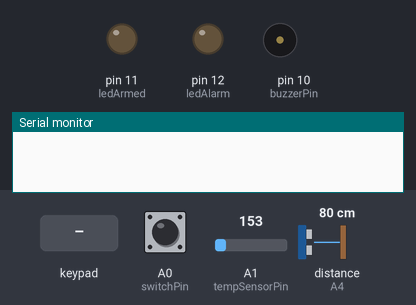
The sketch below on a simulated Arduino Uno, built with avr-gcc and run on an emulated ATmega328P. On the bench: output pins drawn as LEDs (lit = HIGH), buzzer (waves = sounding), the last lines printed to the serial monitor. The inputs (shaded band) are chosen by the test bench; at power-on: distance to the obstacle (sensor on A4) 80 cm, A0 (switchPin) HIGH, A1 (tempSensorPin) = 153. The echo pulse lasts 58.3 µs per cm; pins used as bus, display or sensor lines are not drawn.

Above: at 1.2 s.
1.3 s: keypad keys 0 0 9 5 # pressed 0.4 s apart
At 3.6 s:
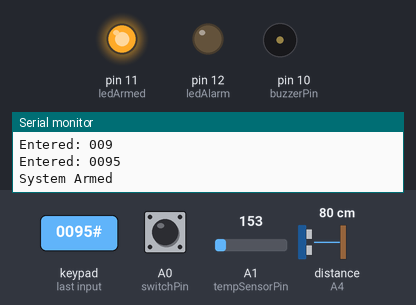
4.8 s: distance to the obstacle (sensor on A4) set to 35 cm
6.3 s: distance to the obstacle (sensor on A4) set to 27 cm
At 6.9 s:
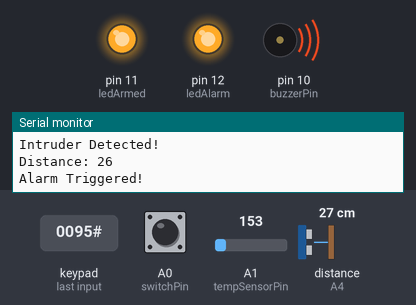
7.8 s: A0 (switchPin) pulled LOW for 0.15 s
At 9.2 s:
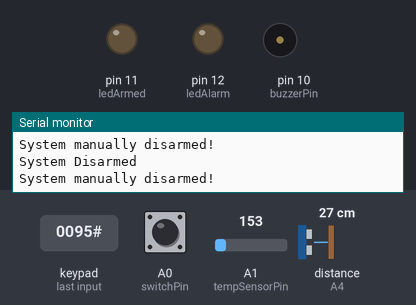
Timing chart, 0 to 10.8 s (numbered marks = the images above; inputs shaded):
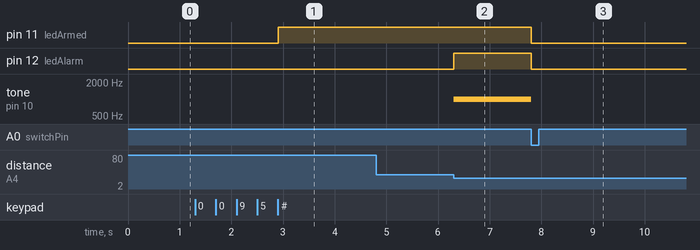

Measured:
- the behaviour switches between 31 and 30 cm on distance to the obstacle (sensor on A4) (found by bisection; images 1 and 2)
- after the input at 1.3 s, pin 11 (ledArmed): LOW → HIGH after 1.6 s
- after the input at 4.8 s, every drawn part: stays the same
- after the input at 6.3 s, pin 12 (ledAlarm): LOW → HIGH at once; tone on pin 10 (buzzerPin): silent → 1000 Hz at once
- after the input at 7.8 s, pin 11 (ledArmed), pin 12 (ledAlarm): HIGH → LOW at once; tone on pin 10 (buzzerPin): 1000 Hz → silent at once

The sketch:

SmartBuilding.ino
```cpp
//  Author Pawaris Panyasombat 6522780376
//  Date: 26-4-2025

// Descriptions: My idea is to create a smart building system using the equipment that are in the box
// and the Arduino board. The equipment that I have used are
// 1. Pincode
// 2. Buzzer
// 3. Ultrasonic sensor
// 4. Temperature/ Humidity sensor
// 5. LEDs


#include <Keypad.h>

const byte ROWS =4;
const byte COLS  =4;
char Layout[ROWS][COLS] = {
    {'1','2','3','A'},
    {'4','5','6','B'},
    {'7','8','9','C'},
    {'*','0','#','D'},
};

byte rowPins[ROWS] = {9,8,7,6};
byte colPins[COLS] = {5,4,3,2};

Keypad customKeypad = Keypad(makeKeymap(Layout),rowPins,colPins,ROWS,COLS);

//  Pin setup

const int buzzerPin = 10;
const int ledArmed = 11;
const int ledAlarm = 12;
const int switchPin = A0;
const int tempSensorPin = A1;
const int moistureSensorPin = A2;
const int trigPin = A3;
const int echoPin = A4;


//  Config the system enable code
String inputCode = "";
const String correctCode = "0095";
bool systemArmed = false;
bool alarmTriggered = false;
int wrongAttempts = 0;

//  Ultrasonic sensor at the windows to check whether the intruder is moving at the windows or not.

long readUltrasonicDistance() {
  digitalWrite(trigPin, LOW);
  delayMicroseconds(2);
  digitalWrite(trigPin, HIGH);
  delayMicroseconds(10);
  digitalWrite(trigPin, LOW);
  long duration = pulseIn(echoPin, HIGH);
  return duration * 0.034 / 2; // Convert to cm
}

void setup(){
    Serial.begin(9600);
    pinMode(buzzerPin, OUTPUT);
    pinMode(ledArmed, OUTPUT);
    pinMode(ledAlarm, OUTPUT);
    pinMode(switchPin, INPUT);
    pinMode(trigPin, OUTPUT);
    pinMode(echoPin, INPUT);

    digitalWrite(ledArmed, LOW);
    digitalWrite(ledAlarm, LOW);

}

void handleKeypad(char key) {
        if (key == '#') { // Confirm key
            if (inputCode == correctCode) {
                if (!systemArmed) {
                    armSystem();
                } else {
                    disarmSystem();
                }
                wrongAttempts = 0;
            } else {
                wrongAttempts++;
                Serial.println("Wrong PIN!");
                if (wrongAttempts >= 3) {
                    triggerAlarm();
                }
            }
            inputCode = "";
        } else if (key == '*') {
            inputCode = "";
        } else {
            inputCode += key;
            Serial.print("Entered: ");
            Serial.println(inputCode);
        }
}

void loop(){

    if (digitalRead(switchPin) == LOW) {
    disarmSystem();
    Serial.println("System manually disarmed!");
}

    char key = customKeypad.getKey();
    if (key){
        handleKeypad(key);
    }
    if (systemArmed && !alarmTriggered) {
        monitorSensors();
        }
}


void armSystem() {
    systemArmed = true;
    digitalWrite(ledArmed, HIGH);
    Serial.println("System Armed");
}
void disarmSystem() {
    systemArmed = false;
    alarmTriggered = false;
    digitalWrite(ledArmed, LOW);
    digitalWrite(ledAlarm, LOW);
    noTone(buzzerPin);
    Serial.println("System Disarmed");
}

void monitorSensors(){
    int tempValue = analogRead(tempSensorPin);
    float voltage = tempValue * (5.0 / 1023.0);
    float temperature = (voltage - 0.5) * 100;
    //  Temperature set to 60 incase of the fire.
    if (temperature > 60) {
        Serial.println("High Temperature Detected!");
        Serial.print("Temperature: ");
        Serial.println(temperature);
        triggerAlarm();
    }

    long distance = readUltrasonicDistance();
    if (distance < 30 && distance > 0) {
        Serial.println("Intruder Detected!");
        Serial.print("Distance: ");
        Serial.println(distance);
        triggerAlarm();
    }
}
void triggerAlarm() {
    alarmTriggered = true;
    digitalWrite(ledAlarm, HIGH);
    tone(buzzerPin, 1000);
    Serial.println("Alarm Triggered!");
}
```

Practice.ino
```cpp
#include <avr/io.h>
#include <util/delay.h>
#define F_CPU 16000000UL

void pin_setip(void){
    DDRC = 0x00;
    DDRB = 0xFF;
    DDRD = 0xFF;

    PORTB = 0x00;
    PORTD = 0x00;
}
void ADC_setup(void){
    ADCSRA = 0x87;
    ADMUX = 0x40;
}
```
